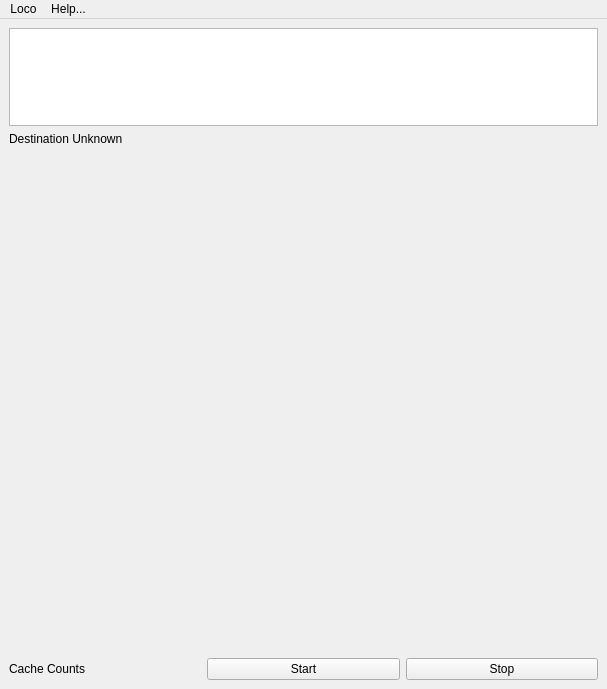
<?xml version="1.0" encoding="UTF-8"?>
<ui version="4.0">
 <author>Bernd Stramm</author>
 <class>LocoMain</class>
 <widget class="QMainWindow" name="LocoMain">
  <property name="geometry">
   <rect>
    <x>0</x>
    <y>0</y>
    <width>607</width>
    <height>689</height>
   </rect>
  </property>
  <property name="windowTitle">
   <string>Loco</string>
  </property>
  <property name="windowIcon">
   <iconset resource="../loco.qrc">
    <normaloff>:/loco.png</normaloff>:/loco.png</iconset>
  </property>
  <widget class="QWidget" name="centralwidget">
   <layout class="QGridLayout" name="gridLayout">
    <item row="0" column="0" colspan="3">
     <widget class="QTextBrowser" name="msgLog"/>
    </item>
    <item row="2" column="0" colspan="3">
     <widget class="loco::LightMap" name="displayMap" native="true">
      <property name="sizePolicy">
       <sizepolicy hsizetype="MinimumExpanding" vsizetype="MinimumExpanding">
        <horstretch>0</horstretch>
        <verstretch>0</verstretch>
       </sizepolicy>
      </property>
      <property name="minimumSize">
       <size>
        <width>498</width>
        <height>500</height>
       </size>
      </property>
     </widget>
    </item>
    <item row="4" column="1">
     <widget class="QPushButton" name="startButton">
      <property name="text">
       <string>Start</string>
      </property>
     </widget>
    </item>
    <item row="4" column="2">
     <widget class="QPushButton" name="stopButton">
      <property name="text">
       <string>Stop</string>
      </property>
     </widget>
    </item>
    <item row="1" column="0" colspan="3">
     <widget class="QLabel" name="destination">
      <property name="sizePolicy">
       <sizepolicy hsizetype="Expanding" vsizetype="Preferred">
        <horstretch>0</horstretch>
        <verstretch>0</verstretch>
       </sizepolicy>
      </property>
      <property name="text">
       <string>Destination Unknown</string>
      </property>
     </widget>
    </item>
    <item row="4" column="0">
     <widget class="QLabel" name="statLabel">
      <property name="text">
       <string>Cache Counts</string>
      </property>
     </widget>
    </item>
   </layout>
  </widget>
  <widget class="QMenuBar" name="menubar">
   <property name="geometry">
    <rect>
     <x>0</x>
     <y>0</y>
     <width>607</width>
     <height>25</height>
    </rect>
   </property>
   <widget class="QMenu" name="menuAgenda">
    <property name="title">
     <string>Loco</string>
    </property>
    <addaction name="actionSettings"/>
    <addaction name="separator"/>
    <addaction name="actionRestart"/>
    <addaction name="actionQuit"/>
   </widget>
   <widget class="QMenu" name="menuHelp">
    <property name="title">
     <string>Help...</string>
    </property>
    <addaction name="actionAbout"/>
    <addaction name="actionLicense"/>
   </widget>
   <addaction name="menuAgenda"/>
   <addaction name="menuHelp"/>
  </widget>
  <action name="actionSettings">
   <property name="text">
    <string>Settings</string>
   </property>
  </action>
  <action name="actionQuit">
   <property name="text">
    <string>Quit</string>
   </property>
  </action>
  <action name="actionAbout">
   <property name="text">
    <string>About</string>
   </property>
  </action>
  <action name="actionNewItem">
   <property name="text">
    <string>New Item</string>
   </property>
  </action>
  <action name="actionClearOld">
   <property name="text">
    <string>Clear Old</string>
   </property>
  </action>
  <action name="actionRestart">
   <property name="text">
    <string>Restart</string>
   </property>
  </action>
  <action name="actionLicense">
   <property name="text">
    <string>License</string>
   </property>
  </action>
  <action name="actionRevive">
   <property name="text">
    <string>Revive Expired</string>
   </property>
  </action>
 </widget>
 <customwidgets>
  <customwidget>
   <class>loco::LightMap</class>
   <extends>QWidget</extends>
   <header location="global">src/light-map.h</header>
   <container>1</container>
  </customwidget>
 </customwidgets>
 <resources>
  <include location="../loco.qrc"/>
 </resources>
 <connections/>
</ui>
